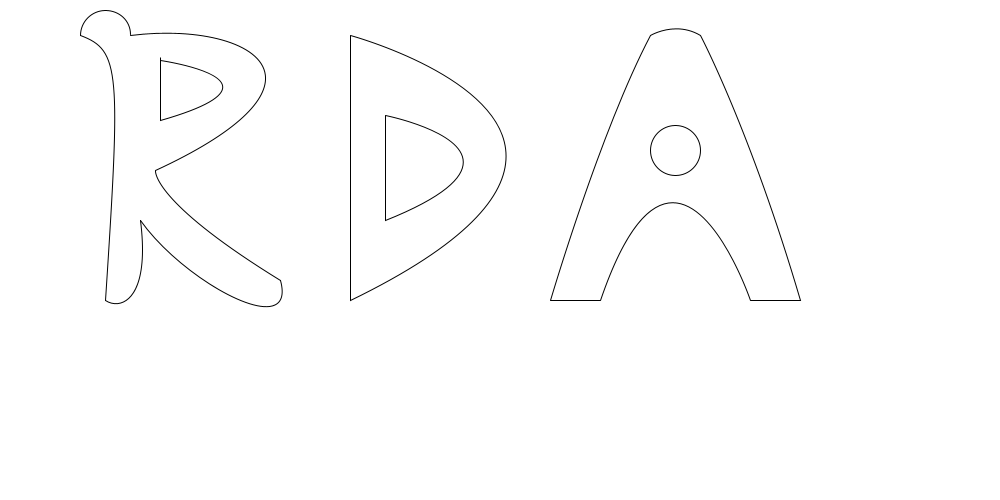
Frame 1 (no input)
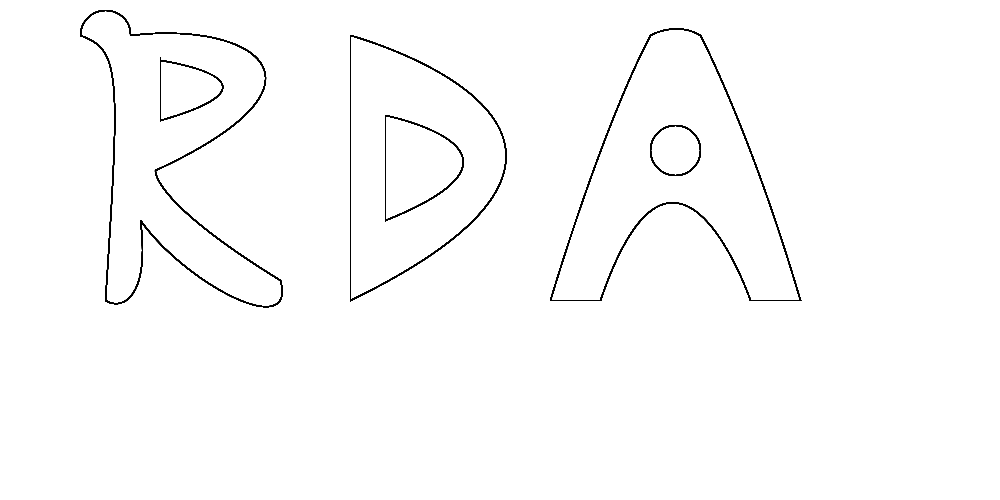
Frame 60 (the mouse pressed at the canvas centre just before this capture)
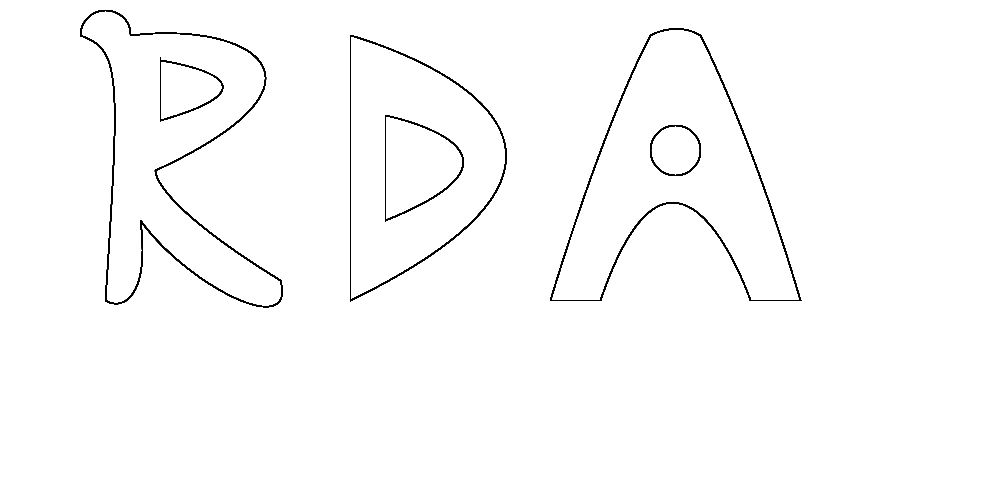
Frame 120 (the mouse held since frame 60 and released just before this capture)

The Processing sketch that drew these frames (run headless with seeded random() and noise(); from frame 60 on, the mouse is pressed at the canvas centre):

// Processing sketch: komgraf_5__M0517044
// ── komgraf_5__M0517044.pde
void setup(){
  size(1000,500);
  background(255);
}

void draw(){
  noFill(); //membuat huruf R
  arc(105, 35, 50, 50, -PI, 0); 
  bezier(80, 35, 120, 50, 120, 70, 105, 300);
  beginShape();
  vertex(130,35);
  bezierVertex(250, 20, 350, 80, 155, 170);
  bezierVertex(155, 170, 150, 200, 280, 280);
  endShape();
  curve(40,-150, 280, 280, 140, 220, 10, -100);
  bezier(140, 220, 150, 300, 120, 310, 105, 300);
  beginShape();
  vertex(160,60);
  bezierVertex(160,60,300,80,160,120);
  bezierVertex(160,60,160,15,160,120);
  endShape();
  
  beginShape(); //Membuat huruf D
  vertex(350,35);
  bezierVertex(350, 35, 700, 130, 350, 300);
  bezierVertex(350, 300, 350, 130, 350, 35);
  endShape();
  beginShape();
  vertex(385,115);
  bezierVertex(385, 115, 560, 150, 385, 220);
  bezierVertex(385, 220, 385, 150, 385, 115);
  endShape();
  
  beginShape(); //membuat huruf A
  vertex(550,300);
  bezierVertex(550, 300, 600, 130, 650, 35);
  bezierVertex(650,35,675,20,700,35);
  bezierVertex(700, 35, 750, 130, 800, 300);
  bezierVertex(800,300,775,300,750,300);
  bezierVertex(750,300,675,80,600,300);
  bezierVertex(600,300,600,300,550,300);
  endShape(); 
  ellipse(675, 150, 50, 50);
  
  
  
}
